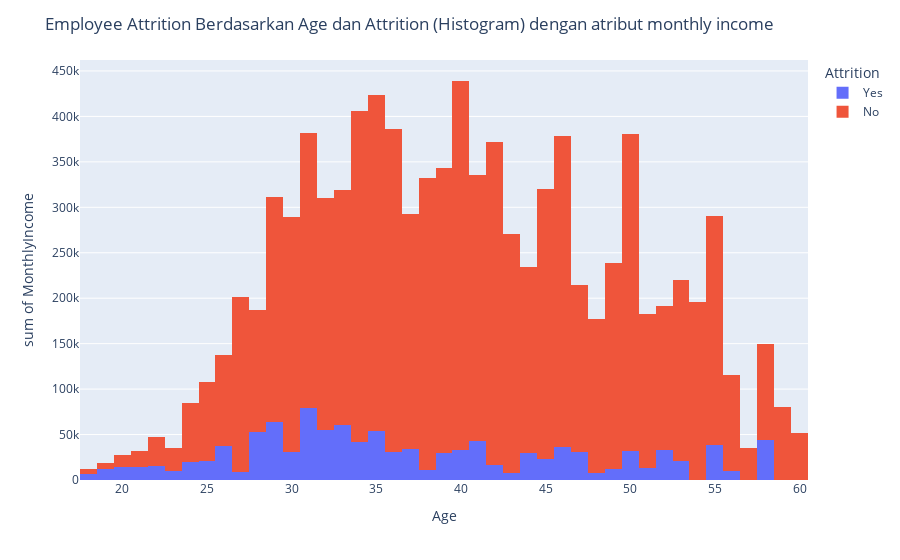

Source (notebook cell):
### Code cell
fig = px.histogram(df, x=df['Age'],y=df['MonthlyIncome'],color=df['Attrition'],hover_data=df.columns)
fig.update_layout(title='Employee Attrition Berdasarkan Age dan Attrition (Histogram) dengan atribut monthly income')

fig.show()

### Figure 1 — Plotly figure (JSON) as saved in the notebook; plotly's stock layout.template omitted (floating-point values rounded to 4 significant figures; data arrays with more than 128 entries replaced by an {"elided": "..."} marker saying what was removed)
{"data": [{"alignmentgroup": "True", "bingroup": "x", "histfunc": "sum", "hovertemplate": "Attrition=Yes<br>Age=%{x}<br>sum of MonthlyIncome=%{y}<extra></extra>", "legendgroup": "Yes", "marker": {"color": "#636efa", "pattern": {"shape": ""}}, "name": "Yes", "offsetgroup": "Yes", "orientation": "v", "showlegend": true, "type": "histogram", "x": {"elided": "237 int values"}, "xaxis": "x", "y": {"elided": "237 int values"}, "yaxis": "y"}, {"alignmentgroup": "True", "bingroup": "x", "histfunc": "sum", "hovertemplate": "Attrition=No<br>Age=%{x}<br>sum of MonthlyIncome=%{y}<extra></extra>", "legendgroup": "No", "marker": {"color": "#EF553B", "pattern": {"shape": ""}}, "name": "No", "offsetgroup": "No", "orientation": "v", "showlegend": true, "type": "histogram", "x": {"elided": "1233 int values"}, "xaxis": "x", "y": {"elided": "1233 int values"}, "yaxis": "y"}], "layout": {"autosize": true, "barmode": "relative", "legend": {"title": {"text": "Attrition"}, "tracegroupgap": 0}, "margin": {"t": 60}, "title": {"text": "Employee Attrition Berdasarkan Age dan Attrition (Histogram) dengan atribut monthly income"}, "xaxis": {"anchor": "y", "autorange": true, "domain": [0, 1], "range": [17.5, 60.5], "title": {"text": "Age"}, "type": "linear"}, "yaxis": {"anchor": "x", "autorange": true, "domain": [0, 1], "range": [0, 462100.0], "title": {"text": "sum of MonthlyIncome"}, "type": "linear"}}}
